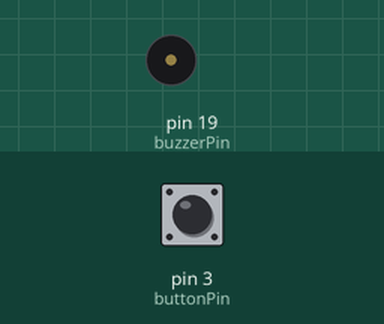
A sketch run on a simulated Arduino Uno, built with avr-gcc and run on an emulated ATmega328P. Shown: buzzer (waves = sounding). Inputs (shaded band) come from the test bench; at power-on: pin 3 (buttonPin) HIGH.

Above: at 1.2 s.
1.3 s: pin 3 (buttonPin) pulled LOW for 0.15 s
At 1.8 s:
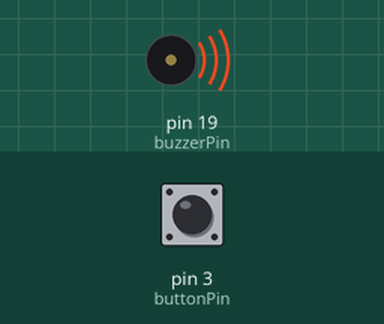
Timing chart, 0 to 9.0 s (numbered marks = the images above; inputs shaded):
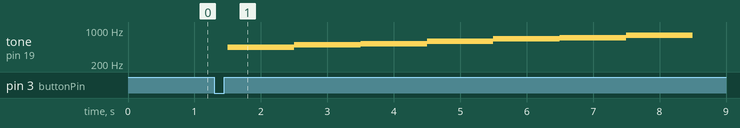

The sketch:

Lab7PartB2.ino
```cpp
// student name: vasukumar patel
// student number: 041153940

int buzzerPin = 19;
int buttonPin = 3;

void setup() {

  pinMode(buzzerPin, OUTPUT);
  pinMode(buttonPin, INPUT_PULLUP);

}

void loop() {

  if (digitalRead(buttonPin) == LOW) {

    delay(50);

    if (digitalRead(buttonPin) == LOW) {

      while (digitalRead(buttonPin) == LOW) {

      }

      delay(50);

      tone(buzzerPin, 440); // A4
      delay(1000);

      tone(buzzerPin, 494); // B4
      delay(1000);

      tone(buzzerPin, 523); // C4
      delay(1000);

      tone(buzzerPin, 587); // D4
      delay(1000);

      tone(buzzerPin, 659); // E4
      delay(1000);

      tone(buzzerPin, 698); // F4
      delay(1000);

      tone(buzzerPin, 784); // G4
      delay(1000);

      noTone(buzzerPin);
      delay(1000);

    }
  }

}
```

Measured:
- after the input at 1.3 s, tone on pin 19 (buzzerPin): plays 440 Hz for 1.0 s, 494 Hz for 1.0 s, 523 Hz for 1.0 s, 587 Hz for 1.0 s, 659 Hz for 1.0 s, 698 Hz for 1.0 s … (7 notes in this stretch), starting after 0.20 s
